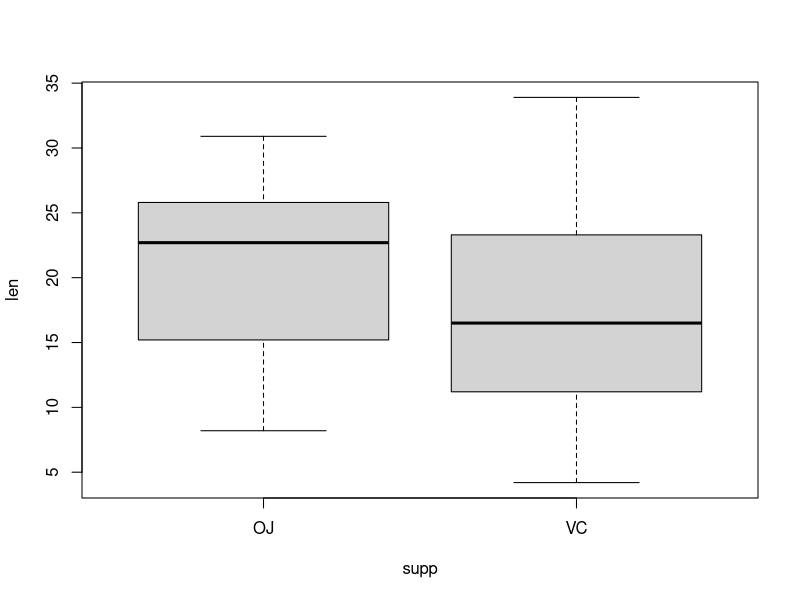
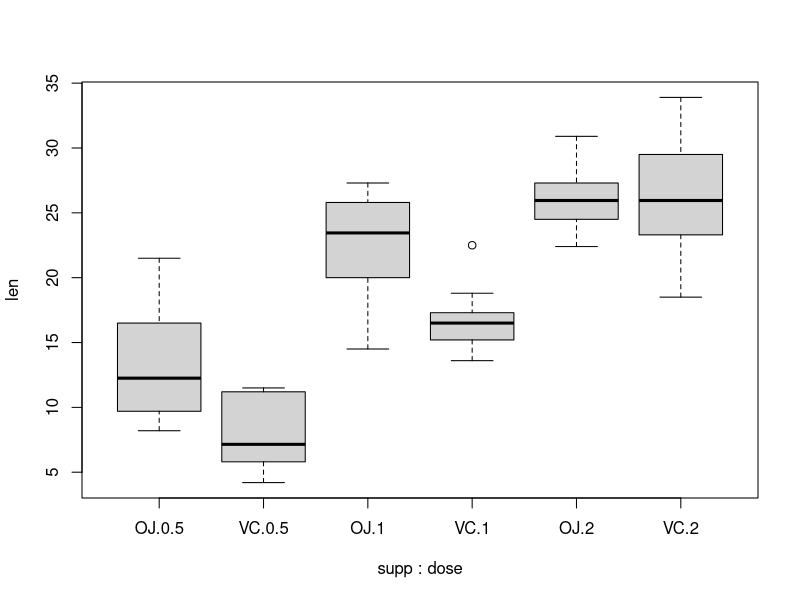
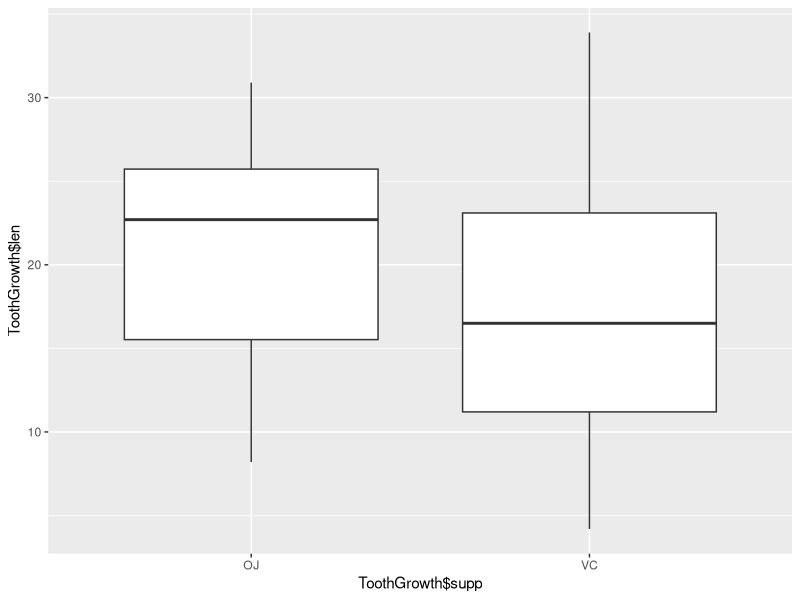
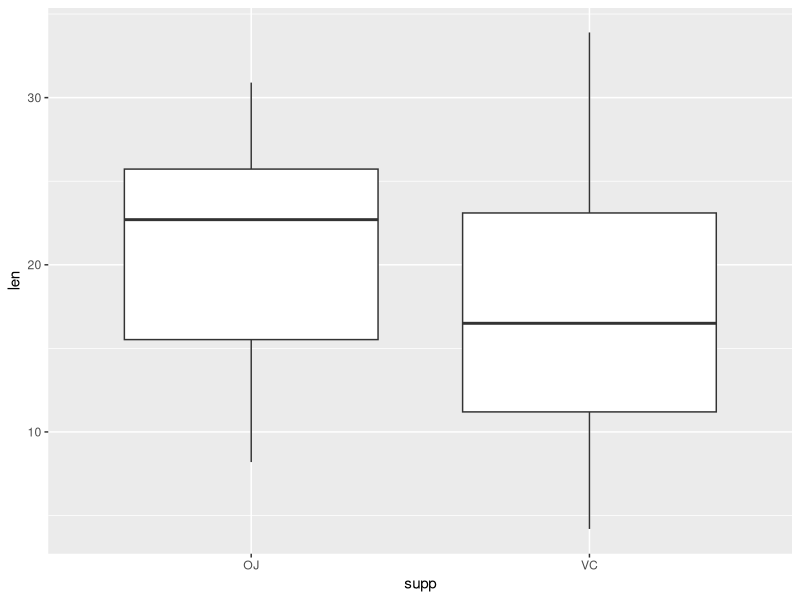
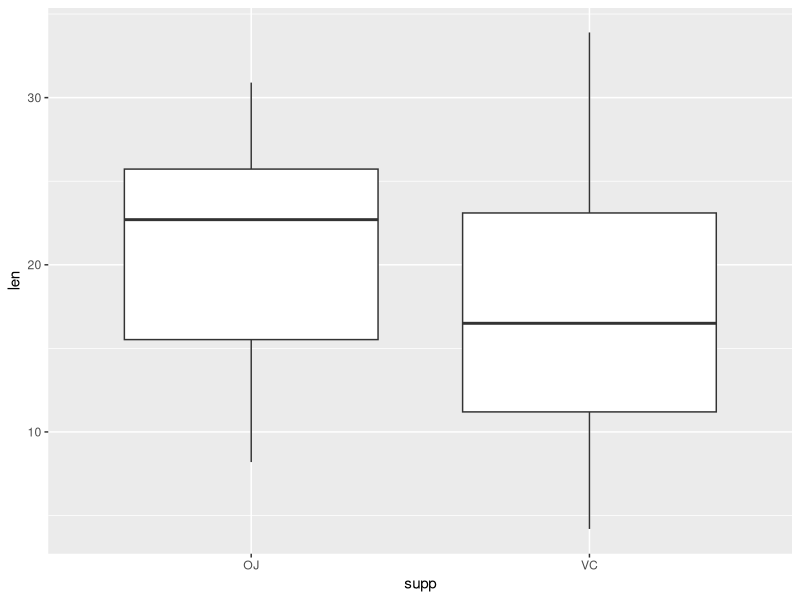
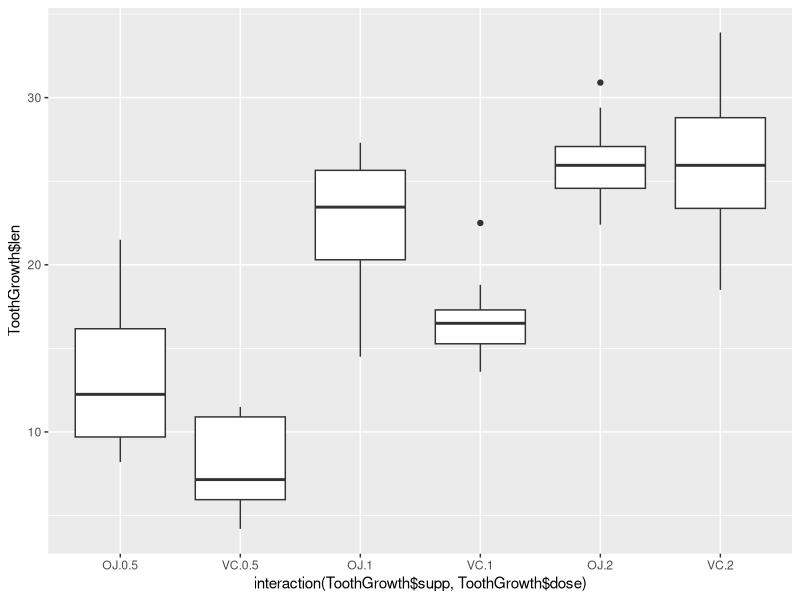
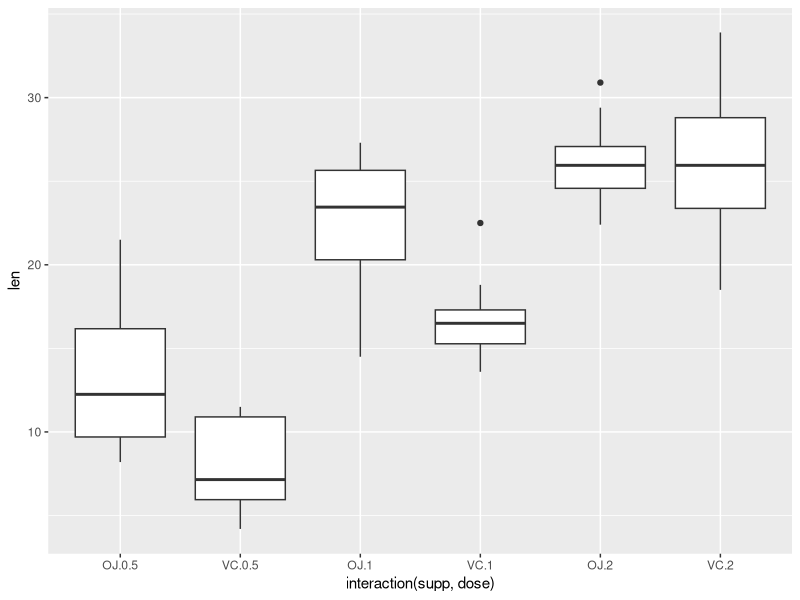
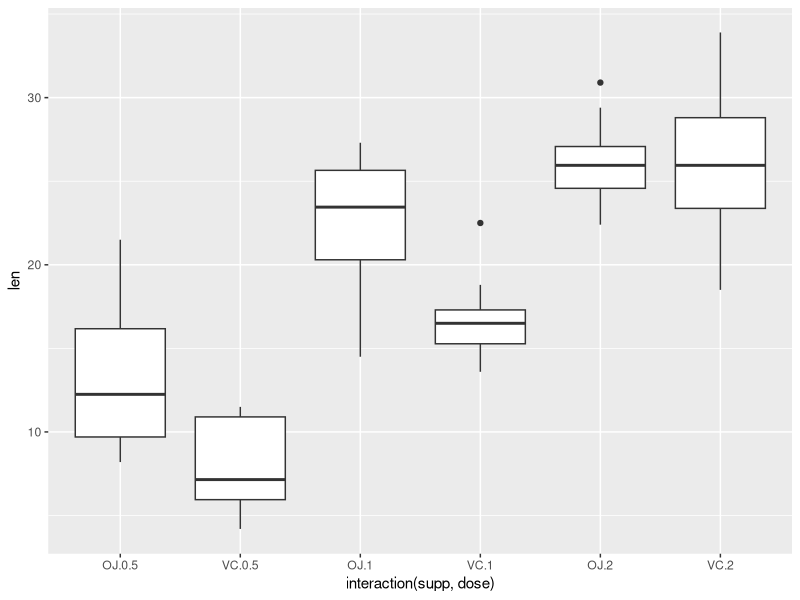

These figures' R source, in order:
## ---- chunk 1
summary(cars)
## ---- chunk 2
# Create a vector of temperature observations
temperature_vector <- c("High", "Low", "High", "Low", "Medium")
# Specify that they are ordinal variables with the given levels
factor_temperature_vector <- factor(temperature_vector, order = TRUE, levels = c("Low","Medium","High"))
# Display the vector
factor_temperature_vector
## ---- chunk 3
names(mtcars) # names of columns
head(mtcars)  # first observations
tail(mtcars)  # last observations
str(mtcars)   # structure of data frame
dim(mtcars)   # dimensions
## ---- chunk 4
  # A sample data frame
  data <- read.table(header=TRUE, text='
    id weight   size
    1   20  small
    2   27  large
    3   24 medium
  ')

  # Reorder by column number
  data[c(1,3,2)]

  # Reorder by column name
  data[c("size", "id", "weight")]

  # Overwrite data variable with new info:
  # data <- data[c(1,3,2)]
## ---- chunk 5
  data[, c(1,3,2)]
## ---- chunk 6
  # List-style indexing of one column
  data[2]

  # Matrix-style indexing of one column
  # drops dimension to become a vector
  data[,2]

  # Matrix-style indexing with drop=FALSE
  # preserves dimension to remain data frame
  data[, 2, drop=FALSE]
## ---- chunk 7
    dd <- data.frame(b = factor(c("Hi", "Med", "Hi", "Low"),
                                levels = c("Low", "Med", "Hi"), 
                                ordered = TRUE),
                     x = c("A", "D", "A", "C"), y = c(8, 3, 9, 9),
                     z = c(1, 1, 1, 2)
                     )
    dd
## ---- chunk 8
    # Formula syntax
    boxplot(len ~ supp, data = ToothGrowth)
    # Put interaction of two variables on x-axis
    boxplot(len ~ supp + dose, data = ToothGrowth)
## ---- chunk 9
    library(ggplot2)
    qplot(ToothGrowth$supp, ToothGrowth$len, geom="boxplot")
## ---- chunk 10
    qplot(supp, len, data=ToothGrowth, geom="boxplot")
## ---- chunk 11
    ggplot(ToothGrowth, aes(x=supp, y=len)) + geom_boxplot()
## ---- chunk 12
    # Using three separate vectors
    qplot(interaction(ToothGrowth$supp, ToothGrowth$dose), ToothGrowth$len, geom="boxplot")
## ---- chunk 13
    qplot(interaction(supp, dose), len, data=ToothGrowth, geom="boxplot")
## ---- chunk 14
    ggplot(ToothGrowth, aes(x=interaction(supp, dose), y=len)) + geom_boxplot()
## ---- chunk 15
  # Increase bottom margin to make room for rotated labels
  par(mar = c(7, 4, 4, 2) + 0.1)
  # Create plot with no x axis and no x axis label
  plot(1 : 8, xaxt = "n",  xlab = "")
  # Set up x axis with tick marks alone
  axis(1, labels = FALSE)
  # Create some text labels
  labels <- paste("Label", 1:8, sep = " ")
  # Plot x axis labels at default tick marks
  text(1:8, par("usr")[3] - 0.25, srt = 45, adj = 1,labels = labels, xpd = TRUE)
  # Plot x axis label at line 6 (of 7)
  mtext(1, text = "X Axis Label", line = 6)
